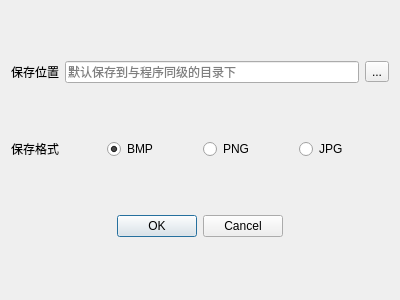
<?xml version="1.0" encoding="UTF-8"?>
<ui version="4.0">
 <class>Dialog</class>
 <widget class="QDialog" name="Dialog">
  <property name="geometry">
   <rect>
    <x>0</x>
    <y>0</y>
    <width>400</width>
    <height>300</height>
   </rect>
  </property>
  <property name="windowTitle">
   <string>截图设置</string>
  </property>
  <layout class="QVBoxLayout" name="verticalLayout">
   <item>
    <layout class="QHBoxLayout" name="horizontalLayout_2">
     <item>
      <widget class="QLabel" name="label">
       <property name="text">
        <string>保存位置</string>
       </property>
      </widget>
     </item>
     <item>
      <widget class="QLineEdit" name="lineEdit">
       <property name="placeholderText">
        <string>默认保存到与程序同级的目录下</string>
       </property>
      </widget>
     </item>
     <item>
      <widget class="QToolButton" name="toolButton">
       <property name="text">
        <string>...</string>
       </property>
      </widget>
     </item>
    </layout>
   </item>
   <item>
    <layout class="QHBoxLayout" name="horizontalLayout">
     <item>
      <widget class="QLabel" name="label_2">
       <property name="text">
        <string>保存格式</string>
       </property>
      </widget>
     </item>
     <item>
      <widget class="QRadioButton" name="radioButton">
       <property name="text">
        <string>BMP</string>
       </property>
       <property name="checked">
        <bool>true</bool>
       </property>
      </widget>
     </item>
     <item>
      <widget class="QRadioButton" name="radioButton_2">
       <property name="text">
        <string>PNG</string>
       </property>
      </widget>
     </item>
     <item>
      <widget class="QRadioButton" name="radioButton_3">
       <property name="text">
        <string>JPG</string>
       </property>
      </widget>
     </item>
    </layout>
   </item>
   <item>
    <widget class="QDialogButtonBox" name="buttonBox">
     <property name="orientation">
      <enum>Qt::Horizontal</enum>
     </property>
     <property name="standardButtons">
      <set>QDialogButtonBox::Cancel|QDialogButtonBox::Ok</set>
     </property>
     <property name="centerButtons">
      <bool>true</bool>
     </property>
    </widget>
   </item>
  </layout>
 </widget>
 <resources/>
 <connections>
  <connection>
   <sender>buttonBox</sender>
   <signal>accepted()</signal>
   <receiver>Dialog</receiver>
   <slot>accept()</slot>
   <hints>
    <hint type="sourcelabel">
     <x>248</x>
     <y>254</y>
    </hint>
    <hint type="destinationlabel">
     <x>157</x>
     <y>274</y>
    </hint>
   </hints>
  </connection>
  <connection>
   <sender>buttonBox</sender>
   <signal>rejected()</signal>
   <receiver>Dialog</receiver>
   <slot>reject()</slot>
   <hints>
    <hint type="sourcelabel">
     <x>316</x>
     <y>260</y>
    </hint>
    <hint type="destinationlabel">
     <x>286</x>
     <y>274</y>
    </hint>
   </hints>
  </connection>
 </connections>
</ui>
